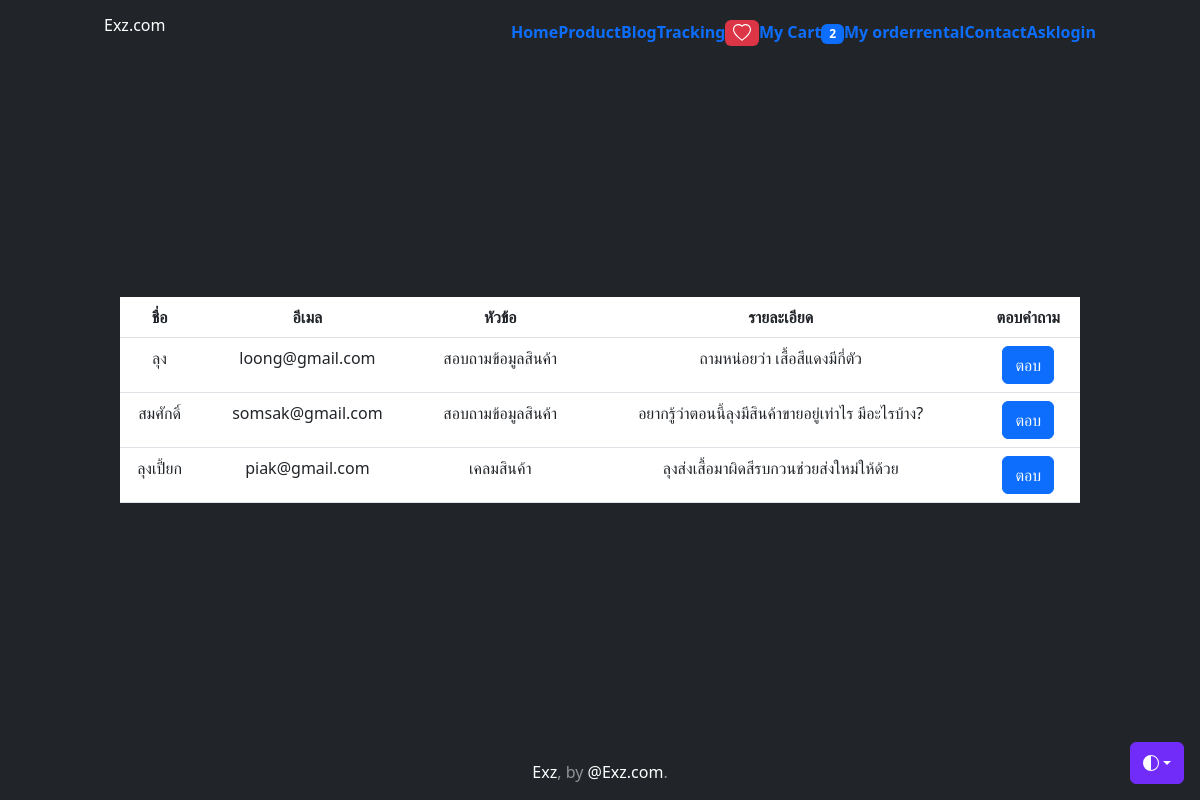
/questions (signed in), run on the app's committed database.
### myapp/models.py (models this page shows, shortened)
class Profile(models.Model):
    user = models.OneToOneField(User,on_delete=models.CASCADE)
    photo = models.ImageField(upload_to='profile_photo',null=True, blank=True)
    usertype = models.CharField(max_length=100,default='member')
    interested_in = models.CharField(max_length=100,null=True, blank=True)
    facebook = models.CharField(max_length=100,default='No Facebook')
    address = models.TextField(null=True, blank=True)
    tel = models.CharField(max_length=100,null=True,blank=True)
    cart_quantity = models.IntegerField(default=0)

class AskQA(models.Model):
    name = models.CharField(max_length=100, verbose_name='ชื่อผู้ติดต่อ')
    email = models.CharField(max_length=100,null=True,blank=True, verbose_name='อีเมล')
    title = models.CharField(max_length=100,null=True,blank=True, verbose_name='หัวข้อ')
    detail = models.TextField(null=True,blank=True, verbose_name='รายละเอียด')
    detail_answer = models.TextField(null=True,blank=True, verbose_name='คำตอบ')

### myapp/views.py (the view)
# urls.py: path("questions", Questions, name="questions"),
@login_required
def Questions(request):
    questions = AskQA.objects.all()
    context = {"questions": questions}
    return render(request, "myapp/questions.html", context)

### myapp/templates/myapp/questions.html
{% extends 'myapp/base.html' %}
{% block content %}
<table class="table">
    <thead>
      <tr>
        <th scope="col">ชื่อ</th>
        <th scope="col">อีเมล</th>
        <th scope="col">หัวข้อ</th>
        <th scope="col">รายละเอียด</th>
        <th scope="col">ตอบคำถาม</th>
      </tr>
    </thead>
    <tbody>
    {% for q in questions %}
      <tr>
        <td>{{q.name}}</td>
        <td>{{q.email}}</td>
        <td>{{q.title}}</td>
        <td>{{q.detail}}</td>
        <td><a href="{% url 'answer' q.id %}" class="btn btn-primary">ตอบ</a></td>
      </tr>
    {% endfor %}
    </tbody>
  </table>
{% endblock content %}

### myapp/templates/myapp/base.html (shortened to what this page needs)
<!doctype html>
<html lang="en" class="h-100" data-bs-theme="auto">
  <head><script src="https://getbootstrap.com/docs/5.3/assets/js/color-modes.js"></script>
    <link rel="stylesheet" href="https://cdn.jsdelivr.net/npm/@docsearch/css@3">
<link href="https://getbootstrap.com/docs/5.3/dist/css/bootstrap.min.css" rel="stylesheet">
    <link href="https://cdn.jsdelivr.net/npm/tailwindcss@2.2.19/dist/tailwind.min.css" rel="stylesheet">
    <link href="https://getbootstrap.com/docs/5.3/examples/cover/cover.css" rel="stylesheet">
  </head>
  <body class="d-flex h-100 text-center text-bg-dark">
    <div class="dropdown position-fixed bottom-0 end-0 mb-3 me-3 bd-mode-toggle">
      <button class="btn btn-bd-primary py-2 dropdown-toggle d-flex align-items-center"
              id="bd-theme"
              type="button"
              aria-expanded="false"
              data-bs-toggle="dropdown"
              aria-label="Toggle theme (auto)">
        <svg class="bi my-1 theme-icon-active" width="1em" height="1em"><use href="#circle-half"></use></svg>
      </button>
    </div>
<div class="container d-flex w-100 h-100 p-3 mx-auto flex-column">
  <header class="mb-auto">
    <div>
      <h1 class="float-md-start mb-0">Exz.com</h1>
      <nav class="nav nav-masthead justify-content-center float-md-end">
        {% block menubar %}
        <a class="nav-link fw-bold py-1 px-0" aria-current="page" href="{% url 'home' %}">Home</a>
        <a class="nav-link fw-bold py-1 px-0" href="{% url 'all-product' %}">Product</a>
        <a class="nav-link fw-bold py-1 px-0" href="{% url 'post' %}">Blog</a>
        <a class="nav-link fw-bold py-1 px-0" href="{% url 'tracking' %}">Tracking</a>
        {% if user.is_authenticated and user.profile.usertype == 'member' %}
        <a class="nav-link fw-bold py-1 px-0" href="{% url 'wishlist-page' %}"><span class="badge bg-danger">
          </span>
        </a>
          <a class="nav-link fw-bold py-1 px-0" href="{% url 'my-cart' %}">My Cart<span class="badge bg-primary"><font color="white">{{user.profile.cart_quantity}}</font></span></a>
          <a class="nav-link fw-bold py-1 px-0" href="{% url 'cart-order-product' %}">My order</a>
          <a class="nav-link fw-bold py-1 px-0" href="{% url 'all-machine-page' %}">rental </a>
        {% endif %}
        <a class="nav-link fw-bold py-1 px-0" href="{% url 'contact' %}">Contact</a>
        <a class="nav-link fw-bold py-1 px-0" href="{% url 'ask' %}">Ask</a>
          <a class="nav-link fw-bold py-1 px-0" href="{% url 'login' %}">login</a>
        {% endblock menubar %}
      </nav>
    </div>
  </header>
  <main class="px-3 container d-flex w-100 mx-auto flex-column">
    {% block content %}{% endblock content %}
  </main>
  <footer class="mt-auto text-white-50">
    <p><a href="https://facebook.com/Exz" class="text-white">Exz</a>, by <a href="https://x.com/UncleEngineer" class="text-white">@Exz.com</a>.</p>
  </footer>
</div>
    </body>
</html>

### myapp/templates/myapp/base.html (style rules this page uses)
.bi { vertical-align: -.125em; fill: currentColor; }
.btn-bd-primary { --bd-violet-bg: #712cf9; --bd-violet-rgb: 112.520718, 44.062154, 249.437846; --bs-btn-font-weight: 600; --bs-btn-color: var(--bs-white); --bs-btn-bg: var(--bd-violet-bg); --bs-btn-border-color: var(--bd-violet-bg); --bs-btn-hover-color: var(--bs-white); --bs-btn-hover-bg: #6528e0; --bs-btn-hover-border-color: #6528e0; --bs-btn-focus-shadow-rgb: var(--bd-violet-rgb); --bs-btn-active-color: var(--bs-btn-hover-color); --bs-btn-active-bg: #5a23c8; --bs-btn-active-border-color: #5a23c8; }
.bd-mode-toggle { z-index: 1500; }

### data on the page
AskQA: name "ลุง", email "loong@gmail.com", title "สอบถามข้อมูลสินค้า", detail "ถามหน่อยว่า เสื้อสีแดงมีกี่ตัว"
AskQA: name "สมศักดิ์", email "somsak@gmail.com", title "สอบถามข้อมูลสินค้า", detail "อยากรู้ว่าตอนนี้ลุงมีสินค้าขายอยู่เท่าไร มีอะไรบ้าง?"
AskQA: name "ลุงเปี้ยก", email "piak@gmail.com", title "เคลมสินค้า", detail "ลุงส่งเสื้อมาผิดสีรบกวนช่วยส่งใหม่ให้ด้วย"

### other printed values
{{ user.profile.cart_quantity }} "2"
